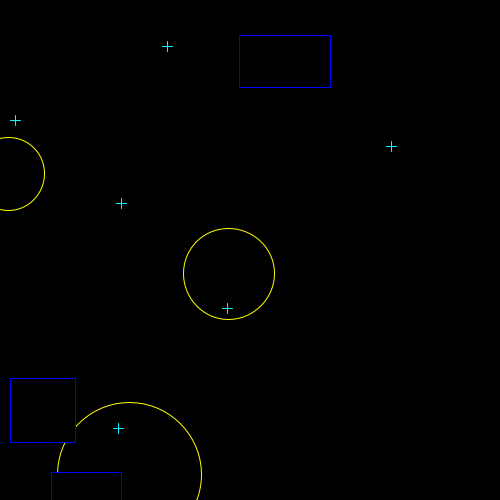
Frame 1 (no input)
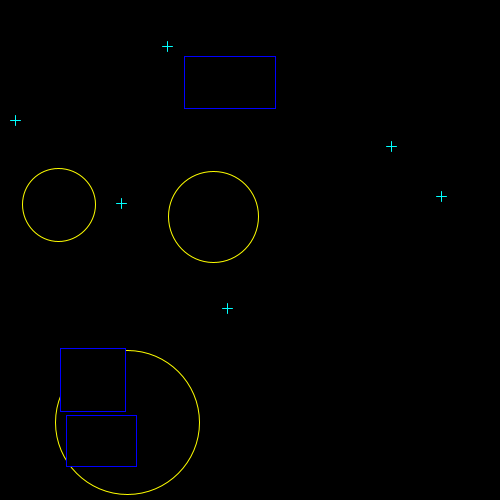
Frame 60 (the mouse pressed at the canvas centre just before this capture)
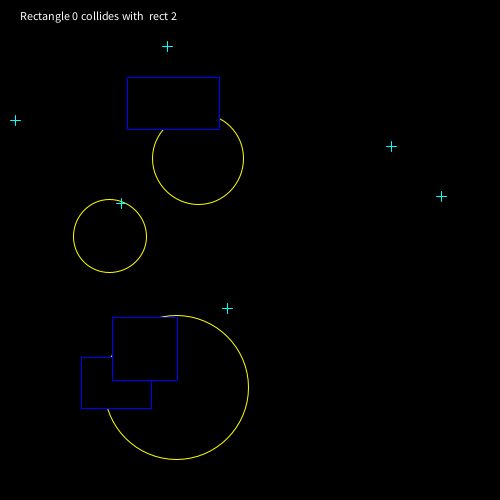
Frame 120 (the mouse held since frame 60 and released just before this capture)

The Processing sketch that drew these frames (run headless with seeded random() and noise(); from frame 60 on, the mouse is pressed at the canvas centre):

// Processing sketch: CollisionDetection
// ── CollisionDetection.pde
void setup()
{
  size(500, 500);
  for (int i = 0 ; i < 3 ; i ++)
  {
    CircleShape circle = new CircleShape(random(20, 100), random(0, width), random(0, height));
    shapes.add(circle);
    circles.add(circle); 
  }
  
  for (int i = 0 ; i < 3 ; i ++)
  {
    RectShape rect = new RectShape(random(0, width), random(0, height), random(50, 100), random(50, 100));
    shapes.add(rect);
    rects.add(rect); 
  }
}

ArrayList<MovingShape> shapes = new ArrayList<MovingShape>();
ArrayList<CircleShape> circles = new ArrayList<CircleShape>();
ArrayList<RectShape> rects = new ArrayList<RectShape>();

int messagePos = 20;
void printMessage(String s)
{
  fill(255);
  text(s, 20, messagePos);
  messagePos += 20;
}

void draw()
{
  messagePos = 20;
  background(0);
  // Draw and move all the shapes
  for(int i = 0 ; i < shapes.size() ; i ++)
  {
    shapes.get(i).move();
    shapes.get(i).display();
  }
  
  // Now check circle circle collisions
  for(int i = 0 ; i < circles.size() - 1 ; i ++)
  {
    CircleShape circle1 = circles.get(i);
    for (int j = i + 1 ; j < circles.size() ; j ++)
    {
      CircleShape circle2 = circles.get(j);
      if (circle1.collides(circle2))
      {
        printMessage("Circle " + i + " collides with " + " circle " + j);
      }  
    }
  }
  
  // Now check rect rect collisions
  for(int i = 0 ; i < rects.size() - 1 ; i ++)
  {
    RectShape rect1 = rects.get(i);
    for (int j = i + 1 ; j < rects.size() ; j ++)
    {
      RectShape rect2 = rects.get(j);
      if (rect1.collides(rect2))
      {
        printMessage("Rectangle " + i + " collides with " + " rect " + j);
      }  
    }
  }
  
}

// ── CircleShape.pde
class CircleShape extends MovingShape
{  
  // Position is the centre of the circle
  float radius;

  CircleShape(float radius, float x, float y)
  {
      super(x, y);
      this.radius = radius;      
  }
  
  void display()
  {
    stroke(255, 255, 0);
    fill(0);
    ellipse(position.x, position.y, radius * 2, radius * 2);
    super.display(); // call display in the base class
  }
  
  // This is the collision detection bit!!
  boolean collides(CircleShape c)
  {
    // Get the distance between the 2 center points
    float dist = PVector.dist(c.position, position);
    return (dist < c.radius + radius);
  }
}

// ── MovingShape.pde
class MovingShape
{
  PVector position;
  PVector target;
  float speed = 1.0f;
  
  MovingShape(float x, float y)
  {
    position = new PVector(x, y);
    resetTarget();
  }
  
  void resetTarget()
  {
    target = new PVector(random(0.0f, width), random(0.0f, height));
  }
  
  void move()
  {
    PVector toTarget = PVector.sub(target, position);
    if (toTarget.mag() > 1)
    {
      toTarget.normalize();
      position.add(PVector.mult(toTarget, speed));
    }
    else
    {
      resetTarget();
    }
  }

  void display()
  {
    stroke(0, 255, 255);
    fill(0);
    line(target.x, target.y - 5, target.x, target.y + 5);
    line(target.x - 5, target.y, target.x + 5, target.y);
  }  
}

// ── RectShape.pde
class RectShape extends MovingShape
{
  float w, h;
  
  RectShape(float x, float y, float w, float h)
  {
    super(x, y);
    this.w = w;
    this.h = h;
  }  
  
  void display()
  {
    stroke(0, 0, 255);
    fill(0);
    rect(position.x, position.y, w, h);
    super.display(); // call display in the base class
  }
  
  // This is the collision detection bit!!
  boolean collides(RectShape b)
  {
    // Its easier to check if they DONT colide
    if (b.position.x + b.w < position.x)
    {
      return false;
    }
    if (b.position.x > position.x + w)
    {
      return false;
    } 
    
    if (b.position.y > position.y + h)
    {
      return false;
    }
    
    if (b.position.y + b.h < position.y)
    {
      return false;
    }
    // If none of the above then there is a collision
    return true;
    
  }
}
